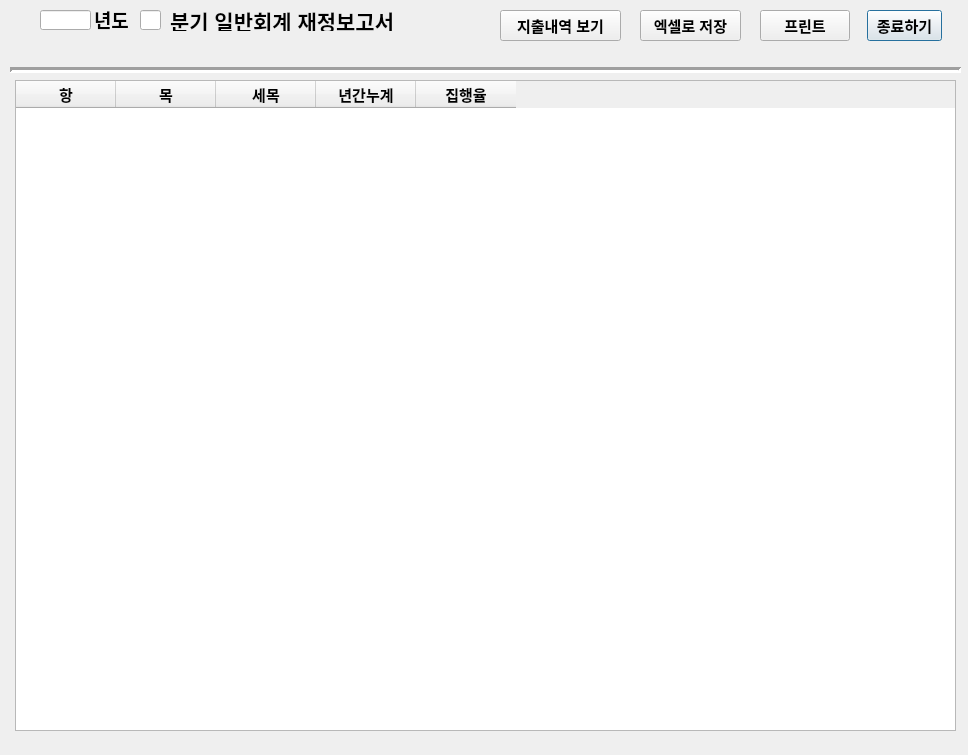
<?xml version="1.0" encoding="UTF-8"?>
<ui version="4.0">
 <class>Dialog</class>
 <widget class="QDialog" name="Dialog">
  <property name="geometry">
   <rect>
    <x>0</x>
    <y>0</y>
    <width>968</width>
    <height>755</height>
   </rect>
  </property>
  <property name="windowTitle">
   <string>Dialog</string>
  </property>
  <widget class="QPushButton" name="Quarterly_cost_close_Button">
   <property name="geometry">
    <rect>
     <x>867</x>
     <y>10</y>
     <width>75</width>
     <height>31</height>
    </rect>
   </property>
   <property name="font">
    <font>
     <pointsize>11</pointsize>
     <weight>75</weight>
     <bold>true</bold>
    </font>
   </property>
   <property name="text">
    <string>종료하기</string>
   </property>
  </widget>
  <widget class="Line" name="line">
   <property name="geometry">
    <rect>
     <x>10</x>
     <y>62</y>
     <width>951</width>
     <height>16</height>
    </rect>
   </property>
   <property name="font">
    <font>
     <pointsize>11</pointsize>
    </font>
   </property>
   <property name="lineWidth">
    <number>3</number>
   </property>
   <property name="orientation">
    <enum>Qt::Horizontal</enum>
   </property>
  </widget>
  <widget class="QLabel" name="year_label">
   <property name="geometry">
    <rect>
     <x>94</x>
     <y>9</y>
     <width>41</width>
     <height>21</height>
    </rect>
   </property>
   <property name="font">
    <font>
     <pointsize>14</pointsize>
     <weight>75</weight>
     <bold>true</bold>
    </font>
   </property>
   <property name="text">
    <string>년도</string>
   </property>
  </widget>
  <widget class="QLabel" name="title_label">
   <property name="geometry">
    <rect>
     <x>170</x>
     <y>10</y>
     <width>261</width>
     <height>21</height>
    </rect>
   </property>
   <property name="font">
    <font>
     <pointsize>16</pointsize>
     <weight>75</weight>
     <bold>true</bold>
    </font>
   </property>
   <property name="text">
    <string>분기 일반회계 재정보고서</string>
   </property>
  </widget>
  <widget class="QLineEdit" name="Quarter_widget">
   <property name="geometry">
    <rect>
     <x>140</x>
     <y>10</y>
     <width>21</width>
     <height>20</height>
    </rect>
   </property>
   <property name="font">
    <font>
     <pointsize>14</pointsize>
     <weight>75</weight>
     <bold>true</bold>
    </font>
   </property>
   <property name="text">
    <string/>
   </property>
  </widget>
  <widget class="QLineEdit" name="bogo_year_widget">
   <property name="geometry">
    <rect>
     <x>40</x>
     <y>10</y>
     <width>51</width>
     <height>20</height>
    </rect>
   </property>
   <property name="font">
    <font>
     <pointsize>14</pointsize>
     <weight>75</weight>
     <bold>true</bold>
    </font>
   </property>
   <property name="text">
    <string/>
   </property>
  </widget>
  <widget class="QPushButton" name="Quarterly_cost_excel_save_Button">
   <property name="geometry">
    <rect>
     <x>640</x>
     <y>10</y>
     <width>101</width>
     <height>31</height>
    </rect>
   </property>
   <property name="font">
    <font>
     <pointsize>11</pointsize>
     <weight>75</weight>
     <bold>true</bold>
    </font>
   </property>
   <property name="text">
    <string>엑셀로 저장</string>
   </property>
  </widget>
  <widget class="QPushButton" name="Quarter_cost_view_Button">
   <property name="geometry">
    <rect>
     <x>500</x>
     <y>10</y>
     <width>121</width>
     <height>31</height>
    </rect>
   </property>
   <property name="font">
    <font>
     <pointsize>11</pointsize>
     <weight>75</weight>
     <bold>true</bold>
    </font>
   </property>
   <property name="text">
    <string>지출내역 보기</string>
   </property>
  </widget>
  <widget class="QTableWidget" name="cost_tableWidget">
   <property name="geometry">
    <rect>
     <x>15</x>
     <y>80</y>
     <width>941</width>
     <height>651</height>
    </rect>
   </property>
   <property name="font">
    <font>
     <pointsize>11</pointsize>
     <weight>75</weight>
     <bold>true</bold>
    </font>
   </property>
   <property name="focusPolicy">
    <enum>Qt::NoFocus</enum>
   </property>
   <column>
    <property name="text">
     <string>항</string>
    </property>
    <property name="font">
     <font>
      <pointsize>11</pointsize>
      <weight>75</weight>
      <bold>true</bold>
     </font>
    </property>
   </column>
   <column>
    <property name="text">
     <string>목</string>
    </property>
    <property name="font">
     <font>
      <pointsize>11</pointsize>
      <weight>75</weight>
      <bold>true</bold>
     </font>
    </property>
   </column>
   <column>
    <property name="text">
     <string>세목</string>
    </property>
    <property name="font">
     <font>
      <pointsize>11</pointsize>
      <weight>75</weight>
      <bold>true</bold>
     </font>
    </property>
   </column>
   <column>
    <property name="text">
     <string>년간누계</string>
    </property>
    <property name="font">
     <font>
      <pointsize>11</pointsize>
      <weight>75</weight>
      <bold>true</bold>
     </font>
    </property>
   </column>
   <column>
    <property name="text">
     <string>집행율</string>
    </property>
    <property name="font">
     <font>
      <pointsize>11</pointsize>
      <weight>75</weight>
      <bold>true</bold>
     </font>
    </property>
   </column>
  </widget>
  <widget class="QPushButton" name="QPrint_Button">
   <property name="geometry">
    <rect>
     <x>760</x>
     <y>10</y>
     <width>90</width>
     <height>31</height>
    </rect>
   </property>
   <property name="font">
    <font>
     <pointsize>11</pointsize>
     <weight>75</weight>
     <bold>true</bold>
    </font>
   </property>
   <property name="text">
    <string>프린트</string>
   </property>
  </widget>
 </widget>
 <tabstops>
  <tabstop>bogo_year_widget</tabstop>
  <tabstop>Quarter_widget</tabstop>
  <tabstop>Quarter_cost_view_Button</tabstop>
  <tabstop>cost_tableWidget</tabstop>
  <tabstop>Quarterly_cost_excel_save_Button</tabstop>
  <tabstop>Quarterly_cost_close_Button</tabstop>
 </tabstops>
 <resources/>
 <connections>
  <connection>
   <sender>Quarter_cost_view_Button</sender>
   <signal>clicked()</signal>
   <receiver>Dialog</receiver>
   <slot>Quarterly_cost_view()</slot>
   <hints>
    <hint type="sourcelabel">
     <x>500</x>
     <y>40</y>
    </hint>
    <hint type="destinationlabel">
     <x>135</x>
     <y>43</y>
    </hint>
   </hints>
  </connection>
  <connection>
   <sender>Quarterly_cost_excel_save_Button</sender>
   <signal>clicked()</signal>
   <receiver>Dialog</receiver>
   <slot>Quarterly_cost_excel_save()</slot>
   <hints>
    <hint type="sourcelabel">
     <x>640</x>
     <y>17</y>
    </hint>
    <hint type="destinationlabel">
     <x>420</x>
     <y>17</y>
    </hint>
   </hints>
  </connection>
  <connection>
   <sender>Quarterly_cost_close_Button</sender>
   <signal>clicked()</signal>
   <receiver>Dialog</receiver>
   <slot>Quarterly_cost_close()</slot>
   <hints>
    <hint type="sourcelabel">
     <x>588</x>
     <y>23</y>
    </hint>
    <hint type="destinationlabel">
     <x>648</x>
     <y>23</y>
    </hint>
   </hints>
  </connection>
  <connection>
   <sender>QPrint_Button</sender>
   <signal>clicked()</signal>
   <receiver>Dialog</receiver>
   <slot>cost_report_print_button()</slot>
   <hints>
    <hint type="sourcelabel">
     <x>809</x>
     <y>25</y>
    </hint>
    <hint type="destinationlabel">
     <x>861</x>
     <y>28</y>
    </hint>
   </hints>
  </connection>
 </connections>
 <slots>
  <slot>Quarterly_cost_view()</slot>
  <slot>Quarterly_cost_excel_save()</slot>
  <slot>Quarterly_cost_close()</slot>
  <slot>cost_report_print_button()</slot>
 </slots>
</ui>
